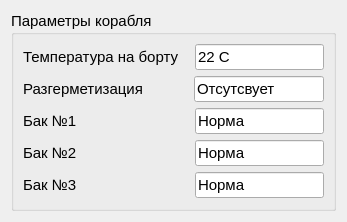
<?xml version="1.0" encoding="UTF-8"?>
<ui version="4.0">
 <class>Form</class>
 <widget class="QWidget" name="Form">
  <property name="geometry">
   <rect>
    <x>0</x>
    <y>0</y>
    <width>347</width>
    <height>222</height>
   </rect>
  </property>
  <property name="windowTitle">
   <string>Form</string>
  </property>
  <layout class="QVBoxLayout" name="verticalLayout_2">
   <item>
    <widget class="QGroupBox" name="groupBox">
     <property name="font">
      <font>
       <pointsize>11</pointsize>
       <bold>false</bold>
      </font>
     </property>
     <property name="title">
      <string>Параметры корабля</string>
     </property>
     <layout class="QVBoxLayout" name="verticalLayout">
      <item>
       <layout class="QHBoxLayout" name="horizontalLayout">
        <item>
         <widget class="QLabel" name="label">
          <property name="text">
           <string>Температура на борту</string>
          </property>
         </widget>
        </item>
        <item>
         <spacer name="horizontalSpacer">
          <property name="orientation">
           <enum>Qt::Horizontal</enum>
          </property>
          <property name="sizeType">
           <enum>QSizePolicy::Fixed</enum>
          </property>
          <property name="sizeHint" stdset="0">
           <size>
            <width>10</width>
            <height>20</height>
           </size>
          </property>
         </spacer>
        </item>
        <item>
         <widget class="QLineEdit" name="lineEdit">
          <property name="text">
           <string>22 С</string>
          </property>
         </widget>
        </item>
       </layout>
      </item>
      <item>
       <layout class="QHBoxLayout" name="horizontalLayout_2">
        <item>
         <widget class="QLabel" name="label_2">
          <property name="text">
           <string>Разгерметизация</string>
          </property>
         </widget>
        </item>
        <item>
         <spacer name="horizontalSpacer_2">
          <property name="orientation">
           <enum>Qt::Horizontal</enum>
          </property>
          <property name="sizeType">
           <enum>QSizePolicy::Fixed</enum>
          </property>
          <property name="sizeHint" stdset="0">
           <size>
            <width>45</width>
            <height>20</height>
           </size>
          </property>
         </spacer>
        </item>
        <item>
         <widget class="QLineEdit" name="lineEdit_2">
          <property name="text">
           <string>Отсутсвует</string>
          </property>
         </widget>
        </item>
       </layout>
      </item>
      <item>
       <layout class="QHBoxLayout" name="horizontalLayout_3">
        <item>
         <widget class="QLabel" name="label_3">
          <property name="text">
           <string>Бак №1</string>
          </property>
         </widget>
        </item>
        <item>
         <spacer name="horizontalSpacer_3">
          <property name="orientation">
           <enum>Qt::Horizontal</enum>
          </property>
          <property name="sizeType">
           <enum>QSizePolicy::Fixed</enum>
          </property>
          <property name="sizeHint" stdset="0">
           <size>
            <width>112</width>
            <height>20</height>
           </size>
          </property>
         </spacer>
        </item>
        <item>
         <widget class="QLineEdit" name="lineEdit_3">
          <property name="text">
           <string>Норма</string>
          </property>
         </widget>
        </item>
       </layout>
      </item>
      <item>
       <layout class="QHBoxLayout" name="horizontalLayout_4">
        <item>
         <widget class="QLabel" name="label_4">
          <property name="text">
           <string>Бак №2</string>
          </property>
         </widget>
        </item>
        <item>
         <spacer name="horizontalSpacer_4">
          <property name="orientation">
           <enum>Qt::Horizontal</enum>
          </property>
          <property name="sizeType">
           <enum>QSizePolicy::Fixed</enum>
          </property>
          <property name="sizeHint" stdset="0">
           <size>
            <width>112</width>
            <height>20</height>
           </size>
          </property>
         </spacer>
        </item>
        <item>
         <widget class="QLineEdit" name="lineEdit_4">
          <property name="text">
           <string>Норма</string>
          </property>
         </widget>
        </item>
       </layout>
      </item>
      <item>
       <layout class="QHBoxLayout" name="horizontalLayout_5">
        <item>
         <widget class="QLabel" name="label_5">
          <property name="text">
           <string>Бак №3</string>
          </property>
         </widget>
        </item>
        <item>
         <spacer name="horizontalSpacer_5">
          <property name="orientation">
           <enum>Qt::Horizontal</enum>
          </property>
          <property name="sizeType">
           <enum>QSizePolicy::Fixed</enum>
          </property>
          <property name="sizeHint" stdset="0">
           <size>
            <width>112</width>
            <height>20</height>
           </size>
          </property>
         </spacer>
        </item>
        <item>
         <widget class="QLineEdit" name="lineEdit_5">
          <property name="text">
           <string>Норма</string>
          </property>
         </widget>
        </item>
       </layout>
      </item>
     </layout>
    </widget>
   </item>
  </layout>
 </widget>
 <resources/>
 <connections/>
</ui>
